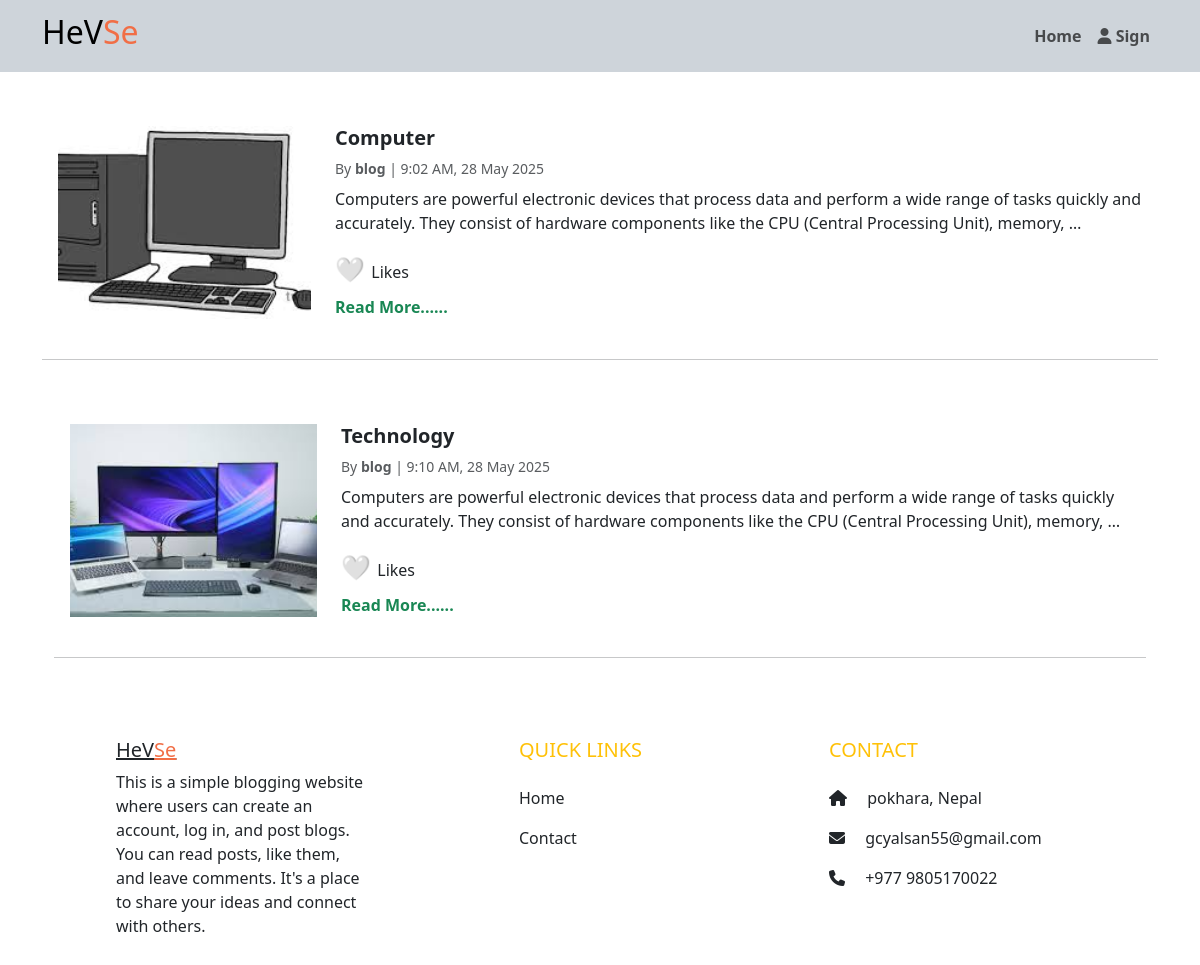
The page /category/Technology/ on the database its author committed.
### blog/models.py (models this page shows, shortened)
class Article(models.Model):
    title = models.CharField(max_length=200)
    content = models.TextField()
    author = models.ForeignKey(User, on_delete=models.CASCADE)
    date = models.DateTimeField(auto_now_add=True)
    image = models.ImageField(upload_to='blog_images/', blank=True, null=True)
    category = models.ForeignKey(Category, on_delete=models.CASCADE, related_name='Article')
    likes = models.ManyToManyField(User, related_name='liked_articles', blank=True)

### blog/views.py (the view)
# urls.py: path('category/<str:cat_name>/', views.categoryview, name='category'),
def categoryview(request, cat_name):
    category = get_object_or_404(Category, name=cat_name)
    category_articles = Article.objects.filter(category=category)
    return render(request, 'categories.html', {
        'category': category,
        'category_articles': category_articles,
    })

### Templates/categories.html (shortened to what this page needs)
{% load static %}
{% block content %}
{% include "header.html" %}
<link href="https://cdn.jsdelivr.net/npm/bootstrap@5.3.0/dist/css/bootstrap.min.css" rel="stylesheet">
  <h2 class="text-center m-4">Latest Articles</h2>
{% for category in category_articles %}
<div class="container my-5">
    <div class="row blog-post mb-4 p-3">
      <div class="col-md-3 d-flex align-items-center justify-content-center mb-3 mb-md-0">{% if  category.image %}
          <img src="{{  category.image.url }}" alt="Post Image" class="" style="width: 100%;
            height: 100%;
            object-fit: cover;
        }">
        {% endif %}
      </div>
      <div class="col-md-9">
        <h5 class="fw-bold">{{  category.title }}</h5>
        <p class="text-muted mb-1">
          <p class="text-muted small mb-2">
          By <strong>{{  category.author.username }}</strong> |
          {% load tz %}
          {% timezone "Asia/Kathmandu" %}
            {{  category.date|date:"g:i A, d M Y" }}
          {% endtimezone %}
        </p>
        <p>{{  category.content|truncatewords:30 }}</p>
        <div id="like-section-{{ category.id }}" class="mb-2">
          <span class="like-emoji" data-id="{{ category.id }}" style="cursor: pointer; font-size: 1.5rem;">
            {% if user in  category.likes.all %}
              ❤️
            {% else %}
              🤍
            {% endif %}
          </span>
           Likes
        </div>
        <a href="{% url 'article_detail'  category.pk %}#comment-section" class="text-decoration-none text-success fw-bold text-primary-hover">
          Read More......
        </a>
      </div>
    </div>
    <hr>
  {% empty %}
    <p class="text-center">No blog posts available.</p>
  {% endfor %}
</div>
{% endblock %}
{% include "footer.html" %}

### rows shown on the page
Article: image (picture), title "Computer", author.username "blog", date "9:02 AM, 28 May 2025", content "Computers are powerful electronic devices that process data and perform a wide range of tasks quickly and accurately. They consist of hardware components like the CPU (Central Processing Unit), memory, …"
Article: image (picture), title "Technology", author.username "blog", date "9:10 AM, 28 May 2025", content "Computers are powerful electronic devices that process data and perform a wide range of tasks quickly and accurately. They consist of hardware components like the CPU (Central Processing Unit), memory, …"
